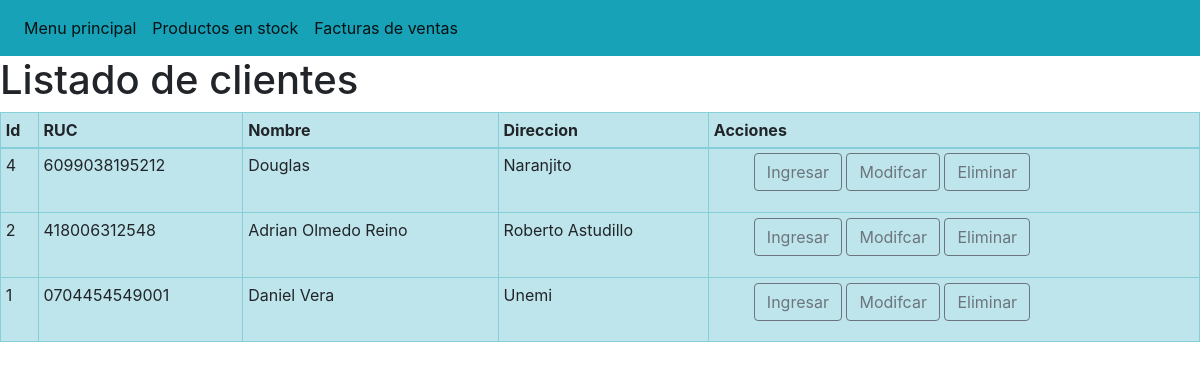
The page /listarcliente/ on the database its author committed.
### app/models.py (models this page shows, shortened)
class Cliente(models.Model):
    ruc = models.CharField(max_length=13)
    nombre = models.CharField(max_length=300)
    direccion = models.TextField(blank=True, null=True)
    producto = models.ManyToManyField(Producto)
    creacion = models.DateTimeField(
        auto_now_add=True, verbose_name="Fecha Creacion")
    modificacion = models.DateTimeField(
        auto_now=True, verbose_name="Fecha Modificacion")
    class Meta:
        verbose_name = 'Cliente'
        verbose_name_plural = 'Clientes'
        ordering = ["-creacion"]

### app/views.py (the view)
# urls.py: path('listarcliente/', listarCliente, name='listarcliente'),
def listarCliente(request):
    cliente = Cliente.objects.all( )
    opciones = {'Menu': 'Menu principal', 'Producto': 'Productos en stock', 'Factura':'Facturas de ventas',
    'clientes': cliente}
    return render(request, 'listar_cliente.html', opciones)

### templates/listar_cliente.html (shortened to what this page needs)
<!DOCTYPE html>
<html lang="en">
<head>
    {% load static %}
    <link href="{% static 'bootstrap/css/bootstrap.min.css' %}" rel="stylesheet">
</head>
<body>
    <nav class="navbar navbar-expand-lg navbar-light bg-info"  style="background-color:	#7CFC00" >
       <ul class="navbar-nav mr-auto">
        <li class="nav-item active">
            <a class="nav-link active" href='/'>{{ Menu }}</a>
        </li>
        <li class="nav-item active">
            <a class="nav-link active" href='/listarproducto'>{{ Producto }}</a>
        </li>
        <li class="nav-item active active">
            <a class="nav-link" href='/listarfactura'>{{ Factura }}</a>
        </li>
        </ul>
    </nav>
    <h1>Listado de clientes</h1>
    <table class="table table-sm table-info table table-bordered">
        <thead>
            <tr>
                <th>Id</th>
                <th>RUC</th>
                <th>Nombre</th>
                <th>Direccion</th>
                <th>Acciones</th>
            </tr>
        </thead>
        <body>
            {% for cliente in clientes %}
            <tr>
                <td>{{cliente.id }}</td>
                <td>{{cliente.ruc }}</td>
                <td>{{cliente.nombre }}</td>
                <td>{{cliente.direccion }}</td>
                <td>
                    <ul>
                        <l1><a class="btn btn-outline-secondary" href="{% url 'cliente' %}">Ingresar</a></l1>
                        <l1><a class="btn btn-outline-secondary" href="{% url 'editarcliente' cliente.id %}">Modifcar</a></l1>
                        <l1><a class="btn btn-outline-secondary" href="{% url 'eliminarcliente' cliente.id %}">Eliminar</a></l1>
                    </ul>
                </td>
            </tr>
            {% endfor %}
        </body>
    </table>
</body>
</html>

### rows shown on the page
Cliente: id "4", ruc "6099038195212", nombre "Douglas", direccion "Naranjito"
Cliente: id "2", ruc "418006312548", nombre "Adrian Olmedo Reino", direccion "Roberto Astudillo"
Cliente: id "1", ruc "0704454549001", nombre "Daniel Vera", direccion "Unemi"

### other values the page prints
{{ Menu }} "Menu principal"
{{ Producto }} "Productos en stock"
{{ Factura }} "Facturas de ventas"
